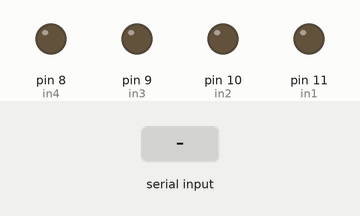
Recording of a sketch running on a simulated Arduino Uno, built with avr-gcc and run on an emulated ATmega328P. On the bench: output pins drawn as LEDs (lit = HIGH). The inputs (shaded band) are chosen by the test bench.

Above: at 1.2 s.
1.3 s: "1" received over the second serial link
At 1.9 s:
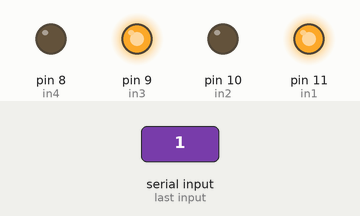
2.8 s: "2" received over the second serial link
At 3.1 s:
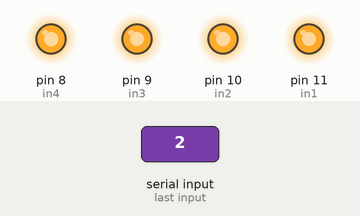
Timing chart, 0 to 5.8 s (numbered marks = the images above; inputs shaded):
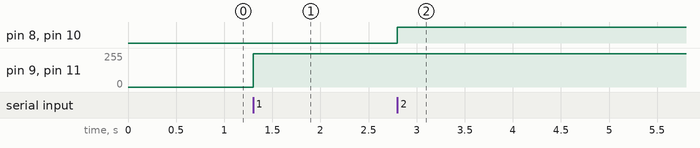

Measured:
- after the input at 1.3 s, pin 9 (in3), pin 11 (in1): 0/255 → 250/255 at once
- after the input at 2.8 s, pin 8 (in4), pin 10 (in2): LOW → HIGH at once

The sketch:

arduinohandmove.ino
```cpp
#include <SoftwareSerial.h>
SoftwareSerial Bluetooth(3, 2); // RX TX BLUETOOTH

#define in1 11
#define in2 10
#define in3 9
#define in4 8

char state;
void setup() {
  pinMode(in1, OUTPUT);
  pinMode(in2, OUTPUT);
  pinMode(in3, OUTPUT);
  pinMode(in4, OUTPUT);
  Bluetooth.begin(9600);
  Serial.begin(9600);

  //forward();
}
void loop() {
  if (Bluetooth.available()) {
    state = Bluetooth.read();


    if (state == '1') {
      forward();

      // Bluetooth.println("forward");

    }
    if (state == '2') {
      back();
      //Bluetooth.println("backward");

    }
    if (state == '3') {
      left();
      // Bluetooth.println("left");

    }
    if (state == '4') {
      right();
      // Bluetooth.println("right");

    }
    if (state == '5') {
      //Bluetooth.println("stop");
      Stop();
    }

  }
}
void forward() {
  analogWrite(in1, 250);
  analogWrite(in3, 250);
}
void back() {
  analogWrite(in2, 255);
  analogWrite(in4, 255);
}
void left() {
  analogWrite(in4, 255);
  analogWrite(in1, 255);
}
void right() {
  analogWrite(in3, 255);
  analogWrite(in2, 255);
}
void Stop() {
  analogWrite(in1, 0);
  analogWrite(in2, 0);
  analogWrite(in3, 0);
  analogWrite(in4, 0);
}
```
